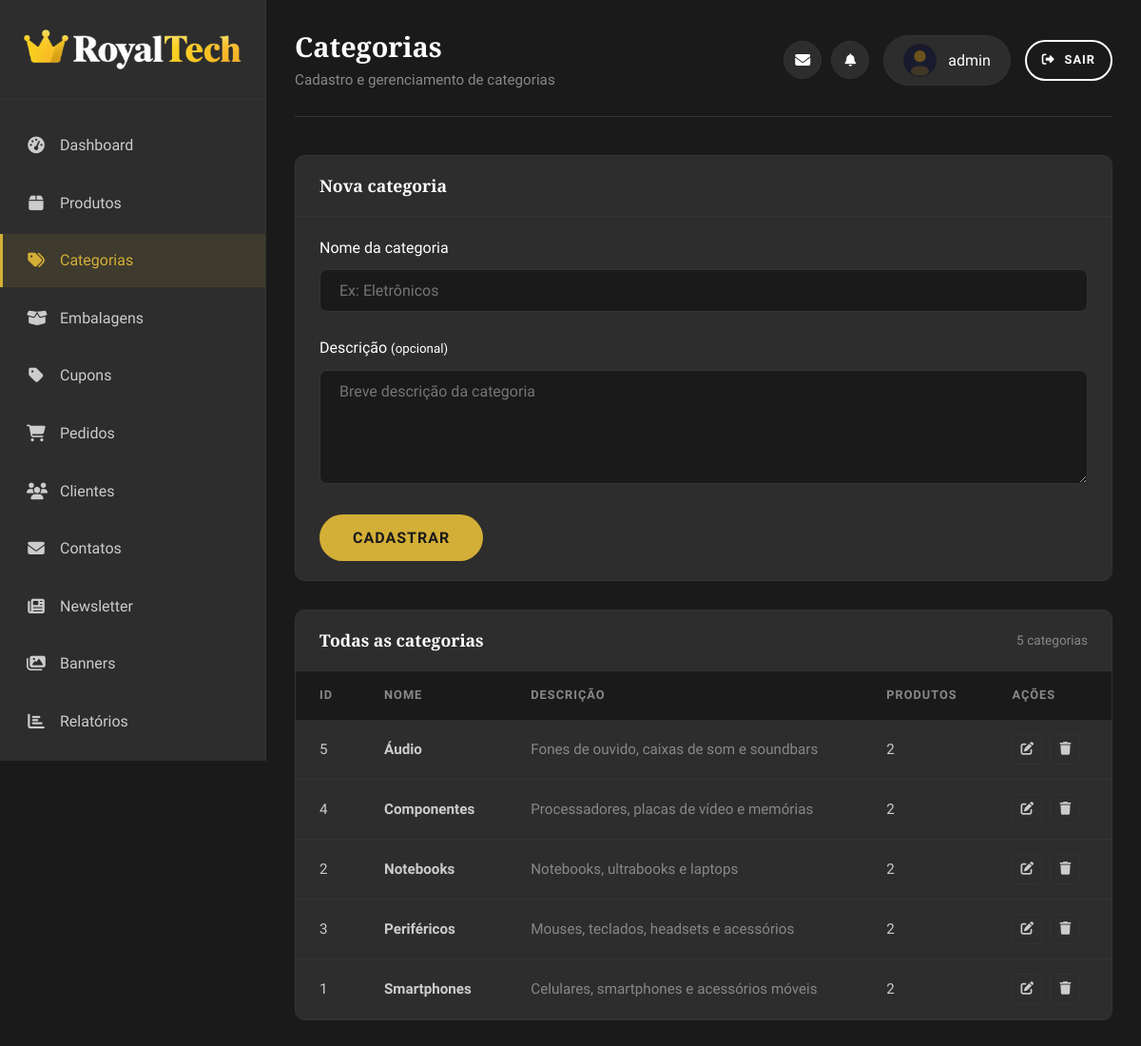
The app's page /pages/admin/categories.php (signed in) with its own data.
### tables this page shows
CREATE TABLE IF NOT EXISTS e5_categories (
  id INT PRIMARY KEY AUTO_INCREMENT,
  name VARCHAR(80) NOT NULL UNIQUE,
  slug VARCHAR(100) NOT NULL UNIQUE,
  description TEXT NULL,
  created_at TIMESTAMP DEFAULT CURRENT_TIMESTAMP,
  updated_at TIMESTAMP DEFAULT CURRENT_TIMESTAMP ON UPDATE CURRENT_TIMESTAMP
);

### pages/admin/categories.php (the view, shortened to what this page needs)
<?php
include '../../database/connection.php';
$categories = $pdo->query('SELECT c.*, (SELECT COUNT(*) FROM e5_products p WHERE p.category_id = c.id) AS total_products FROM e5_categories c ORDER BY c.name')->fetchAll();
$editCategory = null;
?><!DOCTYPE html>
<html lang="pt-BR">
<head>
    <?php include 'head_inc.php'; ?>
</head>
<body>
    <div class="admin-wrapper">
        <?php include 'sidebar_inc.php'; ?>
        <main class="admin-main">
            <header class="admin-header">
                <div class="admin-title">
                    <h2>Categorias</h2>
                    <p>Cadastro e gerenciamento de categorias</p>
                </div>
                <div class="admin-actions">
                    <?php include 'header_user_inc.php'; ?>
                </div>
            </header>
            <div class="admin-table-container" style="margin-bottom:30px;">
                <div class="admin-table-header">
                    <h3><?php echo $editCategory ? 'Editar categoria' : 'Nova categoria'; ?></h3>
                </div>
                <form method="POST" style="padding:20px 25px;">
                    <div class="admin-form-group">
                        <label for="cat_name">Nome da categoria</label>
                        <input type="text" id="cat_name" name="name" placeholder="Ex: Eletrônicos" value="<?php echo $editCategory ? htmlspecialchars($editCategory['name'], ENT_QUOTES, 'UTF-8') : ''; ?>" required>
                    </div>
                    <div class="admin-form-group">
                        <label for="cat_desc">Descrição <small>(opcional)</small></label>
                        <textarea id="cat_desc" name="description" placeholder="Breve descrição da categoria"><?php echo $editCategory ? htmlspecialchars($editCategory['description'] ?? '', ENT_QUOTES, 'UTF-8') : ''; ?></textarea>
                    </div>
                    <div style="display:flex; gap:10px;">
                        <button class="btn btn-primary" type="submit"><?php echo $editCategory ? 'Atualizar' : 'Cadastrar'; ?></button>
                    </div>
                </form>
            </div>
            <div class="admin-table-container">
                <div class="admin-table-header">
                    <h3>Todas as categorias</h3>
                    <span style="color:var(--color-gray); font-size:0.85rem;"><?php echo count($categories); ?> categorias</span>
                </div>
                <table class="admin-table">
                    <thead>
                        <tr>
                            <th>ID</th>
                            <th>Nome</th>
                            <th>Descrição</th>
                            <th>Produtos</th>
                            <th>Ações</th>
                        </tr>
                    </thead>
                    <tbody>
                        <?php if (empty($categories)): ?>
                        <tr><td colspan="5" class="empty-state">Nenhuma categoria cadastrada.</td></tr>
                        <?php else: foreach ($categories as $category): ?>
                        <tr>
                            <td><?php echo (int) $category['id']; ?></td>
                            <td><strong><?php echo htmlspecialchars($category['name'], ENT_QUOTES, 'UTF-8'); ?></strong></td>
                            <td style="color:var(--color-gray);"><?php echo $category['description'] ? htmlspecialchars($category['description'], ENT_QUOTES, 'UTF-8') : '<em style="color:var(--color-gray);">—</em>'; ?></td>
                            <td><?php echo (int) $category['total_products']; ?></td>
                            <td>
                                <div class="table-actions">
                                    <a href="?edit=<?php echo (int) $category['id']; ?>" aria-label="Editar categoria"><i class="fas fa-edit"></i></a>
                                    <form method="POST" style="display:inline" onsubmit="return confirm('Deseja remover esta categoria?');">
                                        <button type="submit" class="delete" aria-label="Excluir categoria"><i class="fas fa-trash"></i></button>
                                    </form>
                                </div>
                            </td>
                        </tr>
                        <?php endforeach; endif; ?>
                    </tbody>
                </table>
            </div>
        </main>
    </div>
</body>
</html>

### assets/css/style.css (style rules this page uses)
:root { --color-primary: #d4af37; --color-primary-dark: #b8962e; --color-primary-light: #e8c547; --color-black: #1a1a1a; --color-black-light: #2d2d2d; --color-black-lighter: #404040; --color-white: #ffffff; --color-white-smoke: #f5f5f5; --color-gray: #888888; --color-gray-light: #cccccc; --color-border: #333333; --color-gold: #d4af37; --font-primary: 'Rajdhani', sans-serif; --font-secondary: 'Playfair Display', serif; --transition: all 0.3s ease; --shadow: 0 5px 20px rgba(0, 0, 0, 0.15); --shadow-hover: 0 10px 30px rgba(212, 175, 55, 0.2); }
* { margin: 0; padding: 0; box-sizing: border-box; }
html { scroll-behavior: smooth; }
body { font-family: var(--font-primary); font-size: 16px; line-height: 1.6; color: var(--color-white); background-color: var(--color-black); }
a { text-decoration: none; color: inherit; transition: var(--transition); }
h1, h2, h3, h4, h5, h6 { font-family: var(--font-secondary); font-weight: 700; line-height: 1.3; color: var(--color-white); }
h2 { font-size: 2.5rem; }
h3 { font-size: 2rem; }
.form-input, .admin-form-group input, .admin-form-group select, .admin-form-group textarea, .cep-input, .newsletter-input, .cart-qty { transition: border-color 0.3s ease, box-shadow 0.3s ease; }
.btn { display: inline-flex; align-items: center; justify-content: center; gap: 10px; padding: 15px 35px; font-family: var(--font-primary); font-size: 1rem; font-weight: 600; text-transform: uppercase; letter-spacing: 1px; border: none; border-radius: 30px; cursor: pointer; transition: var(--transition); }
.btn-primary { background: var(--color-primary); color: var(--color-black); }

### assets/css/admin.css (style rules this page uses)
.admin-wrapper { display: flex; min-height: 100vh; background: var(--color-black); }
.admin-main { flex: 1; margin-left: 280px; padding: 30px; background: var(--color-black); }
.admin-header { display: flex; justify-content: space-between; align-items: center; margin-bottom: 40px; padding-bottom: 25px; border-bottom: 1px solid var(--color-border); }
.admin-title h2 { font-size: 1.8rem; margin-bottom: 5px; }
.admin-title p { color: var(--color-gray); font-size: 0.95rem; }
.admin-actions { display: flex; align-items: center; gap: 20px; flex-wrap: wrap; justify-content: flex-end; }
.admin-table-container { background: var(--color-black-light); border: 1px solid var(--color-border); border-radius: 10px; overflow: hidden; }
.admin-table-header { display: flex; justify-content: space-between; align-items: center; padding: 20px 25px; border-bottom: 1px solid var(--color-border); }
.admin-table-header h3 { font-size: 1.1rem; }
.admin-table { width: 100%; border-collapse: collapse; }
.admin-table th, .admin-table td { padding: 15px 25px; text-align: left; }
.admin-table th { background: var(--color-black); color: var(--color-gray); font-weight: 600; font-size: 0.8rem; text-transform: uppercase; letter-spacing: 1px; }
.admin-table td { border-bottom: 1px solid var(--color-border); color: var(--color-gray-light); font-size: 0.95rem; }
.admin-table tbody tr { transition: var(--transition); }
.table-actions { display: flex; gap: 8px; }
.table-actions a, .table-actions button { width: 32px; height: 32px; display: flex; align-items: center; justify-content: center; border: 1px solid var(--color-border); border-radius: 5px; color: var(--color-gray-light); background: transparent; cursor: pointer; transition: var(--transition); font-size: 0.85rem; }
.admin-form-group { margin-bottom: 25px; }
.admin-form-group label { display: block; margin-bottom: 10px; font-weight: 500; color: var(--color-white); }
.admin-form-group input, .admin-form-group select, .admin-form-group textarea { width: 100%; padding: 12px 20px; border: 1px solid var(--color-border); border-radius: 8px; background: var(--color-black); color: var(--color-white); font-family: var(--font-primary); font-size: 1rem; transition: var(--transition); }
.admin-form-group textarea { resize: vertical; min-height: 120px; }

### records on screen
e5_categories: id "5", name "Áudio", description "Fones de ouvido, caixas de som e soundbars", total_products "2"
e5_categories: id "4", name "Componentes", description "Processadores, placas de vídeo e memórias", total_products "2"
e5_categories: id "2", name "Notebooks", description "Notebooks, ultrabooks e laptops", total_products "2"
e5_categories: id "3", name "Periféricos", description "Mouses, teclados, headsets e acessórios", total_products "2"
e5_categories: id "1", name "Smartphones", description "Celulares, smartphones e acessórios móveis", total_products "2"

### other values on screen
$item['label'] "Dashboard"
$item['label'] "Produtos"
$item['label'] "Categorias"
$item['label'] "Embalagens"
$item['label'] "Cupons"
$item['label'] "Pedidos"
$item['label'] "Clientes"
$item['label'] "Contatos"
$item['label'] "Newsletter"
$item['label'] "Banners"
$item['label'] "Relatórios"
$adminUserName "admin"
count($categories) "5"
